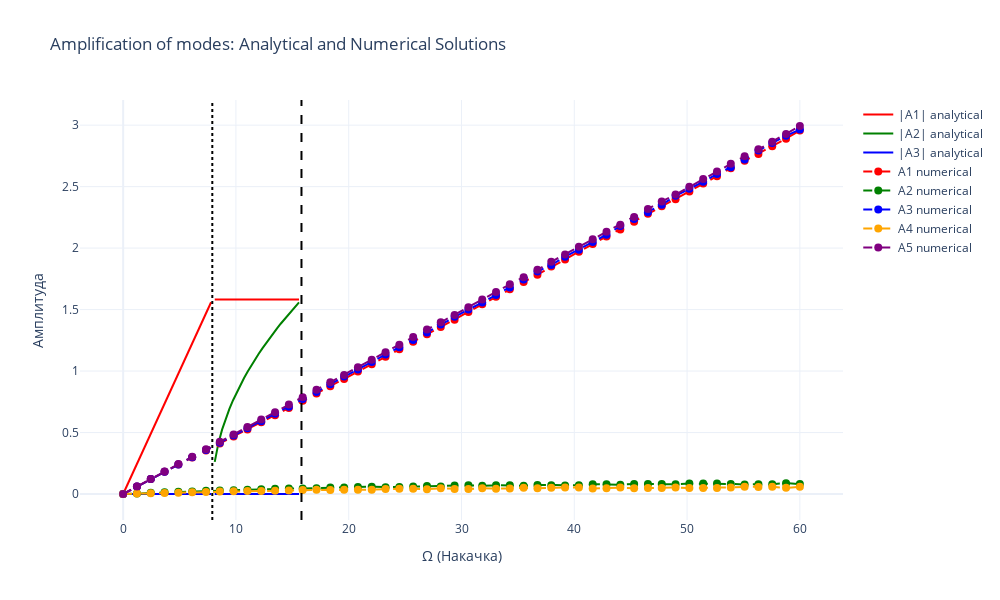

Here is the notebook cell this chart was saved with:
### Code cell
omega_first = gammas[0] / 2 * np.abs(-1j * np.sqrt(gammas[0] * gammas[1] / (4 * ALPHA * BETA)))
omega_second = np.sqrt(gammas[0] * (gammas[1] * gammas[0] + gammas[0] * gammas[1])**2 / (16 * ALPHA * BETA * gammas[1]))

# Создаем один график
fig = go.Figure()

# Первая часть: аналитические решения (0 до 15.918...)
Omega_values_analytical = np.linspace(0, 15.918367346938776, 50)

# Диапазон 1: до omega_first
mask1 = (Omega_values_analytical <= omega_first)
A1_zero = np.array([np.abs(A1_st(gammas, Omega, 'zero')) for Omega in Omega_values_analytical[mask1]])
A2_zero = np.array([np.abs(A2_st(gammas, Omega, 'zero')) for Omega in Omega_values_analytical[mask1]])
A3_zero = np.array([np.abs(A3_st(gammas, Omega, 'zero')) for Omega in Omega_values_analytical[mask1]])

fig.add_trace(go.Scatter(x=Omega_values_analytical[mask1], y=A1_zero, mode='lines', 
                         name='|A1| analytical', line=dict(color='red')))
fig.add_trace(go.Scatter(x=Omega_values_analytical[mask1], y=A2_zero, mode='lines', 
                         name='|A2| analytical', line=dict(color='green')))
fig.add_trace(go.Scatter(x=Omega_values_analytical[mask1], y=A3_zero, mode='lines', 
                         name='|A3| analytical', line=dict(color='blue')))

# Диапазон 2: между omega_first и omega_second
mask2 = (Omega_values_analytical >= omega_first) & (Omega_values_analytical <= omega_second)
A1_first = np.array([np.abs(A1_st(gammas, Omega, 'first')) for Omega in Omega_values_analytical[mask2]])
A2_first = np.array([np.abs(A2_st(gammas, Omega, 'first')) for Omega in Omega_values_analytical[mask2]])
A3_first = np.array([np.abs(A3_st(gammas, Omega, 'first')) for Omega in Omega_values_analytical[mask2]])

fig.add_trace(go.Scatter(x=Omega_values_analytical[mask2], y=A1_first, mode='lines', 
                         name='|A1| analytical', line=dict(color='red'), showlegend=False))
fig.add_trace(go.Scatter(x=Omega_values_analytical[mask2], y=A2_first, mode='lines', 
                         name='|A2| analytical', line=dict(color='green'), showlegend=False))
fig.add_trace(go.Scatter(x=Omega_values_analytical[mask2], y=A3_first, mode='lines', 
                         name='|A3| analytical', line=dict(color='blue'), showlegend=False))

# Диапазон 3: после omega_second
mask3 = Omega_values_analytical >= omega_second
A1_second = np.array([np.abs(A1_st(gammas, Omega, 'second')) for Omega in Omega_values_analytical[mask3]])
A2_second = np.array([np.abs(A2_st(gammas, Omega, 'second')) for Omega in Omega_values_analytical[mask3]])
A3_second = np.array([np.abs(A3_st(gammas, Omega, 'second')) for Omega in Omega_values_analytical[mask3]])

fig.add_trace(go.Scatter(x=Omega_values_analytical[mask3], y=A1_second, mode='lines', 
                         name='|A1| analytical', line=dict(color='red'), showlegend=False))
fig.add_trace(go.Scatter(x=Omega_values_analytical[mask3], y=A2_second, mode='lines', 
                         name='|A2| analytical', line=dict(color='green'), showlegend=False))
fig.add_trace(go.Scatter(x=Omega_values_analytical[mask3], y=A3_second, mode='lines', 
                         name='|A3| analytical', line=dict(color='blue'), showlegend=False))

# Вторая часть: численные решения (15.918... до 60)
Omega_values_numerical = np.linspace(0, 60, 50)

# Добавляем численные данные для A1-A5
colors = ['red', 'green', 'blue', 'orange', 'purple']
for amp_idx in range(5):
    final_values = []
    valid_omegas = []
    
    for i, amp_data in enumerate(amps_stratch):
        if amp_data is not None and len(amp_data) > amp_idx:
            final_values.append(np.abs(amp_data[amp_idx][-1]))
            valid_omegas.append(Omega_values_numerical[i])
    
    if final_values:
        fig.add_trace(go.Scatter(
            x=valid_omegas,
            y=final_values,
            mode='lines+markers',
            name=f'A{amp_idx+1} numerical',
            line=dict(width=2, color=colors[amp_idx % len(colors)], dash='dash'),
            marker=dict(size=8, color=colors[amp_idx % len(colors)])
        ))

# Вертикальные линии
fig.add_vline(x=omega_first, line=dict(dash='dot', color='black'))
fig.add_vline(x=omega_second, line=dict(dash='dash', color='black'))

# Настройки графика
fig.update_layout(
    title='Amplification of modes: Analytical and Numerical Solutions',
    xaxis_title='Ω (Накачка)',
    yaxis_title='Амплитуда',
    template='plotly_white',
    height=600,
    width=1000
)

fig.show()

### Figure 1 — Plotly figure (JSON) as saved in the notebook; plotly's stock layout.template omitted (floating-point values rounded to 4 significant figures)
{"data": [{"line": {"color": "red"}, "mode": "lines", "name": "|A1| analytical", "type": "scatter", "x": [0.0, 0.3249, 0.6497, 0.9746, 1.299, 1.624, 1.949, 2.274, 2.599, 2.924, 3.249, 3.574, 3.898, 4.223, 4.548, 4.873, 5.198, 5.523, 5.848, 6.172, 6.497, 6.822, 7.147, 7.472, 7.797], "y": [0.0, 0.06497, 0.1299, 0.1949, 0.2599, 0.3249, 0.3898, 0.4548, 0.5198, 0.5848, 0.6497, 0.7147, 0.7797, 0.8446, 0.9096, 0.9746, 1.04, 1.105, 1.17, 1.234, 1.299, 1.364, 1.429, 1.494, 1.559]}, {"line": {"color": "green"}, "mode": "lines", "name": "|A2| analytical", "type": "scatter", "x": [0.0, 0.3249, 0.6497, 0.9746, 1.299, 1.624, 1.949, 2.274, 2.599, 2.924, 3.249, 3.574, 3.898, 4.223, 4.548, 4.873, 5.198, 5.523, 5.848, 6.172, 6.497, 6.822, 7.147, 7.472, 7.797], "y": [0, 0, 0, 0, 0, 0, 0, 0, 0, 0, 0, 0, 0, 0, 0, 0, 0, 0, 0, 0, 0, 0, 0, 0, 0]}, {"line": {"color": "blue"}, "mode": "lines", "name": "|A3| analytical", "type": "scatter", "x": [0.0, 0.3249, 0.6497, 0.9746, 1.299, 1.624, 1.949, 2.274, 2.599, 2.924, 3.249, 3.574, 3.898, 4.223, 4.548, 4.873, 5.198, 5.523, 5.848, 6.172, 6.497, 6.822, 7.147, 7.472, 7.797], "y": [0, 0, 0, 0, 0, 0, 0, 0, 0, 0, 0, 0, 0, 0, 0, 0, 0, 0, 0, 0, 0, 0, 0, 0, 0]}, {"line": {"color": "red"}, "mode": "lines", "name": "|A1| analytical", "showlegend": false, "type": "scatter", "x": [8.122, 8.446, 8.771, 9.096, 9.421, 9.746, 10.07, 10.4, 10.72, 11.05, 11.37, 11.7, 12.02, 12.34, 12.67, 12.99, 13.32, 13.64, 13.97, 14.29, 14.62, 14.94, 15.27, 15.59], "y": [1.581, 1.581, 1.581, 1.581, 1.581, 1.581, 1.581, 1.581, 1.581, 1.581, 1.581, 1.581, 1.581, 1.581, 1.581, 1.581, 1.581, 1.581, 1.581, 1.581, 1.581, 1.581, 1.581, 1.581]}, {"line": {"color": "green"}, "mode": "lines", "name": "|A2| analytical", "showlegend": false, "type": "scatter", "x": [8.122, 8.446, 8.771, 9.096, 9.421, 9.746, 10.07, 10.4, 10.72, 11.05, 11.37, 11.7, 12.02, 12.34, 12.67, 12.99, 13.32, 13.64, 13.97, 14.29, 14.62, 14.94, 15.27, 15.59], "y": [0.2613, 0.4135, 0.5232, 0.6136, 0.6922, 0.7628, 0.8274, 0.8874, 0.9435, 0.9964, 1.047, 1.095, 1.141, 1.185, 1.227, 1.269, 1.308, 1.347, 1.385, 1.421, 1.457, 1.492, 1.526, 1.559]}, {"line": {"color": "blue"}, "mode": "lines", "name": "|A3| analytical", "showlegend": false, "type": "scatter", "x": [8.122, 8.446, 8.771, 9.096, 9.421, 9.746, 10.07, 10.4, 10.72, 11.05, 11.37, 11.7, 12.02, 12.34, 12.67, 12.99, 13.32, 13.64, 13.97, 14.29, 14.62, 14.94, 15.27, 15.59], "y": [0, 0, 0, 0, 0, 0, 0, 0, 0, 0, 0, 0, 0, 0, 0, 0, 0, 0, 0, 0, 0, 0, 0, 0]}, {"line": {"color": "red"}, "mode": "lines", "name": "|A1| analytical", "showlegend": false, "type": "scatter", "x": [15.92], "y": [1.592]}, {"line": {"color": "green"}, "mode": "lines", "name": "|A2| analytical", "showlegend": false, "type": "scatter", "x": [15.92], "y": [1.581]}, {"line": {"color": "blue"}, "mode": "lines", "name": "|A3| analytical", "showlegend": false, "type": "scatter", "x": [15.92], "y": [0.2606]}, {"line": {"color": "red", "dash": "dash", "width": 2}, "marker": {"color": "red", "size": 8}, "mode": "lines+markers", "name": "A1 numerical", "type": "scatter", "x": [0, 1.224, 2.449, 3.673, 4.898, 6.122, 7.347, 8.571, 9.796, 11.02, 12.24, 13.47, 14.69, 15.92, 17.14, 18.37, 19.59, 20.82, 22.04, 23.27, 24.49, 25.71, 26.94, 28.16, 29.39, 30.61, 31.84, 33.06, 34.29, 35.51, 36.73, 37.96, 39.18, 40.41, 41.63, 42.86, 44.08, 45.31, 46.53, 47.76, 48.98, 50.2, 51.43, 52.65, 53.88, 55.1, 56.33, 57.55, 58.78, 60], "y": [0, 0.06129, 0.1217, 0.1807, 0.239, 0.2963, 0.3535, 0.4106, 0.4677, 0.5243, 0.5834, 0.6406, 0.7, 0.7574, 0.8174, 0.8757, 0.9343, 0.9957, 1.056, 1.115, 1.177, 1.238, 1.299, 1.358, 1.418, 1.48, 1.543, 1.604, 1.666, 1.724, 1.784, 1.849, 1.908, 1.971, 2.032, 2.095, 2.152, 2.215, 2.28, 2.341, 2.397, 2.46, 2.525, 2.584, 2.649, 2.71, 2.766, 2.828, 2.89, 2.957]}, {"line": {"color": "green", "dash": "dash", "width": 2}, "marker": {"color": "green", "size": 8}, "mode": "lines+markers", "name": "A2 numerical", "type": "scatter", "x": [0, 1.224, 2.449, 3.673, 4.898, 6.122, 7.347, 8.571, 9.796, 11.02, 12.24, 13.47, 14.69, 15.92, 17.14, 18.37, 19.59, 20.82, 22.04, 23.27, 24.49, 25.71, 26.94, 28.16, 29.39, 30.61, 31.84, 33.06, 34.29, 35.51, 36.73, 37.96, 39.18, 40.41, 41.63, 42.86, 44.08, 45.31, 46.53, 47.76, 48.98, 50.2, 51.43, 52.65, 53.88, 55.1, 56.33, 57.55, 58.78, 60], "y": [0, 0.004519, 0.009354, 0.01395, 0.0181, 0.02076, 0.02617, 0.02791, 0.03101, 0.03435, 0.03908, 0.04294, 0.0444, 0.04448, 0.04706, 0.05299, 0.05287, 0.05721, 0.05919, 0.05581, 0.05727, 0.0605, 0.06514, 0.06099, 0.06827, 0.07022, 0.06678, 0.07121, 0.07145, 0.06715, 0.07379, 0.07059, 0.06979, 0.07029, 0.07968, 0.0796, 0.07536, 0.08186, 0.08084, 0.08177, 0.07941, 0.08444, 0.08487, 0.08634, 0.08161, 0.07809, 0.07958, 0.07966, 0.08839, 0.08086]}, {"line": {"color": "blue", "dash": "dash", "width": 2}, "marker": {"color": "blue", "size": 8}, "mode": "lines+markers", "name": "A3 numerical", "type": "scatter", "x": [0, 1.224, 2.449, 3.673, 4.898, 6.122, 7.347, 8.571, 9.796, 11.02, 12.24, 13.47, 14.69, 15.92, 17.14, 18.37, 19.59, 20.82, 22.04, 23.27, 24.49, 25.71, 26.94, 28.16, 29.39, 30.61, 31.84, 33.06, 34.29, 35.51, 36.73, 37.96, 39.18, 40.41, 41.63, 42.86, 44.08, 45.31, 46.53, 47.76, 48.98, 50.2, 51.43, 52.65, 53.88, 55.1, 56.33, 57.55, 58.78, 60], "y": [0, 0.06092, 0.1215, 0.1816, 0.2404, 0.2994, 0.358, 0.4164, 0.4753, 0.5358, 0.592, 0.6529, 0.7104, 0.7727, 0.8306, 0.8927, 0.9549, 1.012, 1.073, 1.135, 1.193, 1.252, 1.314, 1.378, 1.441, 1.5, 1.557, 1.618, 1.679, 1.745, 1.81, 1.863, 1.93, 1.987, 2.049, 2.109, 2.179, 2.237, 2.292, 2.353, 2.425, 2.483, 2.539, 2.603, 2.658, 2.721, 2.793, 2.855, 2.913, 2.965]}, {"line": {"color": "orange", "dash": "dash", "width": 2}, "marker": {"color": "orange", "size": 8}, "mode": "lines+markers", "name": "A4 numerical", "type": "scatter", "x": [0, 1.224, 2.449, 3.673, 4.898, 6.122, 7.347, 8.571, 9.796, 11.02, 12.24, 13.47, 14.69, 15.92, 17.14, 18.37, 19.59, 20.82, 22.04, 23.27, 24.49, 25.71, 26.94, 28.16, 29.39, 30.61, 31.84, 33.06, 34.29, 35.51, 36.73, 37.96, 39.18, 40.41, 41.63, 42.86, 44.08, 45.31, 46.53, 47.76, 48.98, 50.2, 51.43, 52.65, 53.88, 55.1, 56.33, 57.55, 58.78, 60], "y": [0, 0.0031, 0.005741, 0.008368, 0.01113, 0.01506, 0.01591, 0.0201, 0.02259, 0.02455, 0.02478, 0.02561, 0.02853, 0.0326, 0.03389, 0.03161, 0.03515, 0.03402, 0.03506, 0.04128, 0.04249, 0.04177, 0.03951, 0.04592, 0.04077, 0.04082, 0.04615, 0.04353, 0.045, 0.05095, 0.04587, 0.05052, 0.05275, 0.05358, 0.04547, 0.04677, 0.05221, 0.04682, 0.04891, 0.04901, 0.05239, 0.0483, 0.04877, 0.04819, 0.05375, 0.0581, 0.05742, 0.0581, 0.0501, 0.05832]}, {"line": {"color": "purple", "dash": "dash", "width": 2}, "marker": {"color": "purple", "size": 8}, "mode": "lines+markers", "name": "A5 numerical", "type": "scatter", "x": [0, 1.224, 2.449, 3.673, 4.898, 6.122, 7.347, 8.571, 9.796, 11.02, 12.24, 13.47, 14.69, 15.92, 17.14, 18.37, 19.59, 20.82, 22.04, 23.27, 24.49, 25.71, 26.94, 28.16, 29.39, 30.61, 31.84, 33.06, 34.29, 35.51, 36.73, 37.96, 39.18, 40.41, 41.63, 42.86, 44.08, 45.31, 46.53, 47.76, 48.98, 50.2, 51.43, 52.65, 53.88, 55.1, 56.33, 57.55, 58.78, 60], "y": [0, 0.06124, 0.1222, 0.1828, 0.2435, 0.3038, 0.3641, 0.4245, 0.4847, 0.5443, 0.6061, 0.6658, 0.7274, 0.7868, 0.8485, 0.9083, 0.9682, 1.031, 1.091, 1.152, 1.214, 1.276, 1.337, 1.397, 1.457, 1.519, 1.582, 1.643, 1.705, 1.764, 1.823, 1.889, 1.947, 2.01, 2.071, 2.134, 2.19, 2.253, 2.318, 2.379, 2.435, 2.498, 2.562, 2.622, 2.687, 2.747, 2.803, 2.864, 2.927, 2.993]}], "layout": {"height": 600, "shapes": [{"line": {"color": "black", "dash": "dot"}, "type": "line", "x0": 7.906, "x1": 7.906, "xref": "x", "y0": 0, "y1": 1, "yref": "y domain"}, {"line": {"color": "black", "dash": "dash"}, "type": "line", "x0": 15.81, "x1": 15.81, "xref": "x", "y0": 0, "y1": 1, "yref": "y domain"}], "title": {"text": "Amplification of modes: Analytical and Numerical Solutions"}, "width": 1000, "xaxis": {"title": {"text": "Ω (Накачка)"}}, "yaxis": {"title": {"text": "Амплитуда"}}}}
